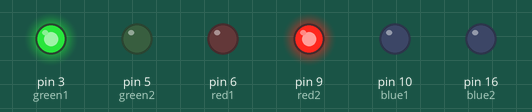
This sketch was run on a simulated Arduino Uno, built with avr-gcc and run on an emulated ATmega328P. On the bench: output pins drawn as LEDs (lit = HIGH). Random numbers use the default seed unless the sketch sets one.

Above: at 0.2 s.
At 8.21 s:
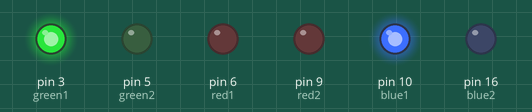
At 16.5 s:
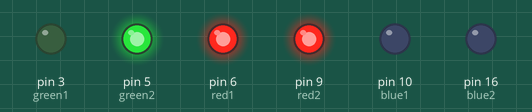
At 18.9 s:
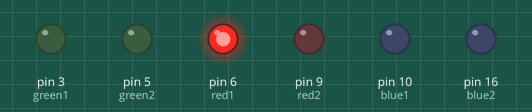
At 30.9 s:
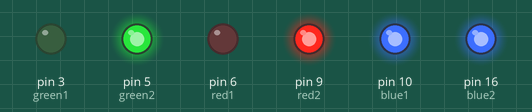
At 34.5 s:
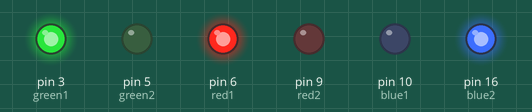
Timing chart, 0 to 40.0 s (numbered marks = the images above):
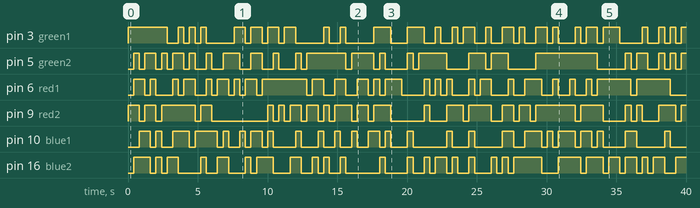

The sketch:

disco.ino
```cpp
//DISKO 1.3. V
int green1 = 3;
int green2 = 5;
int red1  = 6;
int red2  = 9;
int blue1 = 10;
int blue2 = 16;

int green1Value = 0;
int green2Value = 0;
int red1Value  =  0;
int red2Value  =  0;
int blue1Value =  0;
int blue2Value =  0;

int redMin = 10;
int redMax = 20;
int greenMin = 0;
int greenMax = 10;
int delayMin = 20;
int delayMax = 50;

void setup() {
  pinMode(green1, OUTPUT);
  pinMode(green2, OUTPUT);
  pinMode(red1,   OUTPUT);
  pinMode(red2,   OUTPUT);
  pinMode(blue1,  OUTPUT);
  pinMode(blue2,  OUTPUT);

  analogWrite(blue1, 0);
  digitalWrite(blue2, LOW);
}

void loop() {
  // 1111111111111111111
  if (random(0, 255) > 125 ) {
    analogWrite(red1,0);
  }
  else {
    analogWrite(red1,255);
  }

  if (random(0, 255) > 125 ) {
    analogWrite(green1,0);
  }
  else {
    analogWrite(green1,255);
  }

    if (random(0, 255) > 125 ) {
    analogWrite(blue1,0);
  }
  else {
    analogWrite(blue1,255);
  }

  // 1111111111111111111
  if (random(0, 255) > 125 ) {
    analogWrite(red2,0);
  }
  else {
    analogWrite(red2,255);
  }

  if (random(0, 255) > 125 ) {
    analogWrite(green2,0);
  }
  else {
    analogWrite(green2,255);
  }

    if (random(0, 255) > 125 ) {
  digitalWrite(blue2, LOW);
  }
  else {
  digitalWrite(blue2, HIGH);
  }

  delay (400);
}
```

Measured:
- by itself, pin 3 (green1): LOW → HIGH at 0.00 s, → LOW 2.8 s later, → HIGH 0.80 s later, → LOW 0.40 s later, … (53 changes in this stretch)
- by itself, pin 5 (green2): LOW → HIGH at 0.40 s, → LOW 0.40 s later, → HIGH 0.40 s later, → LOW 0.80 s later, … (45 changes in this stretch)
- by itself, pin 6 (red1): LOW → HIGH at 0.40 s, → LOW 0.80 s later, → HIGH 0.40 s later, → LOW 0.40 s later, … (52 changes in this stretch)
- by itself, pin 9 (red2): LOW → HIGH at 0.00 s, → LOW 0.80 s later, → HIGH 0.40 s later, → LOW 0.80 s later, … (45 changes in this stretch)
- by itself, pin 10 (blue1): LOW → HIGH at 0.80 s, → LOW 0.80 s later, → HIGH 0.40 s later, → LOW 0.40 s later, … (50 changes in this stretch)
- by itself, pin 16 (blue2): LOW → HIGH at 0.40 s, → LOW 1.2 s later, → HIGH 0.40 s later, → LOW 0.40 s later, … (53 changes in this stretch)
